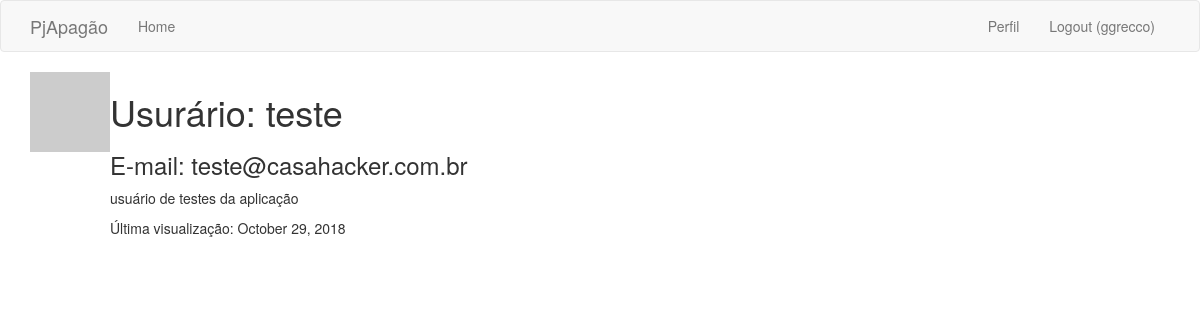
/user/teste (signed in), run on the app's committed database.
### app/models.py (models this page shows, shortened)
class User(UserMixin, db.Model):
    id = db.Column(db.Integer, primary_key=True)
    username = db.Column(db.String(64), index=True, unique=True)
    email = db.Column(db.String(120), index=True, unique=True)
    password_hash = db.Column(db.String(128))
    token_hash = db.Column(db.String(300))
    tackles = db.relationship('Tackle', backref='author', lazy='dynamic')
    about_me = db.Column(db.String(140))
    last_seen = db.Column(db.DateTime, default=datetime.utcnow)
    def avatar(self, size):
        digest = md5(self.email.lower().encode('utf-8')).hexdigest()
        return 'https://www.gravatar.com/avatar/{}?d=identicon&s={}'.format(
            digest, size)

### app/routes.py (the view)
@app.route('/user/<username>')
@login_required
def user(username):
    user = User.query.filter_by(username=username).first_or_404()
    return render_template('user.html', user=user)

### app/models.py (called while the page is built)
@login.user_loader
def load_user(id):
    return User.query.get(int(id))

### app/routes.py (called while the page is built)
@app.before_request
def before_request():
    if current_user.is_authenticated:
        current_user.last_seen = datetime.utcnow()
        db.session.commit()
    g.locale = str(get_locale())

### app/templates/user.html (shortened to what this page needs)
{% extends "base.html" %}
{% block app_content %}
<table>
  <tr valign="top">
    <td> <img src="{{ user.avatar(128) }}" alt=""> </td>
    <td>
        <h1>Usurário: {{ user.username }}</h1>
        <h3>E-mail: {{ user.email }}</h3>
         {% if user.about_me %}<p>{{ user.about_me }}</p>{% endif %}
         {% if user.last_seen %}
         <p>Última visualização: {{ moment(current_user.last_seen).format('LL') }}</p>
         {% endif %}
    </td>
  </tr>
</table>
{% endblock %}

### app/templates/base.html (shortened to what this page needs)
{% extends 'bootstrap/base.html' %}
{% block navbar %}
    <nav class="navbar navbar-default">
        <div class="container">
            <div class="navbar-header">
                <a class="navbar-brand" href="{{ url_for('index') }}">PjApagão</a>
            </div>
            <div class="collapse navbar-collapse" id="bs-example-navbar-collapse-1">
                <ul class="nav navbar-nav">
                    <li><a href="{{ url_for('index') }}">Home</a></li>
                </ul>
                <ul class="nav navbar-nav navbar-right">
                    {% if current_user.is_anonymous %}
                    <li><a href="{{ url_for('login') }}">Login</a></li>
                    {% else %}
                    <li><a href="{{ url_for('user', username=current_user.username) }}">Perfil</a></li>
                    <li><a href="{{ url_for('logout') }}">Logout ({{current_user.username}})</a></li>
                    {% endif %}
                </ul>
            </div>
        </div>
    </nav>
{% endblock %}
{% block content %}
    <div class="container">
        {% block app_content %}{% endblock %}
    </div>
{% endblock %}

### data on the page
User: username "ggrecco", last_seen "October 29, 2018"
User: username "teste", email "teste@casahacker.com.br", about_me "usuário de testes da aplicação"
